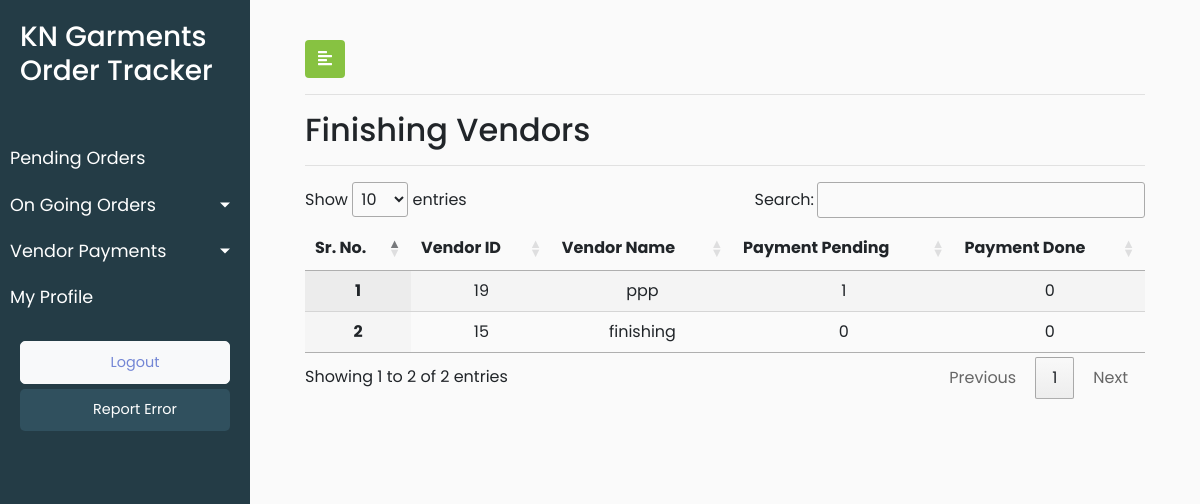
/finishing_order_vendor_payment/ (signed in), run on an earlier commit of the app's database.
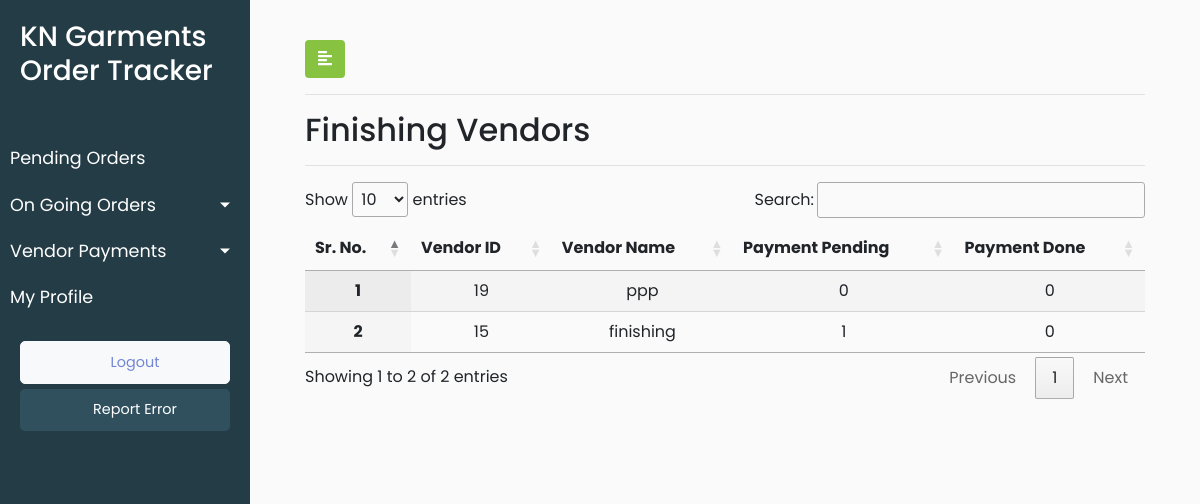
And on a later commit of the database.
### KNGarment_Order_TrackPro_App/models.py (models this page shows)
class CustomUser(AbstractUser):
    SUPER_ADMIN = 108
    ADMIN = 100
    FABRIC_VENDOR = 1
    STITCHING_VENDOR = 2
    WASHING_VENDOR = 3
    FINISHING_VENDOR = 4
    ROLE_CHOICES = (
      (ADMIN,'admin'),
      (SUPER_ADMIN,'super_admin'),
      (FABRIC_VENDOR,'fabric_vendor'),
      (STITCHING_VENDOR,'stitching_vendor'),
      (WASHING_VENDOR,'washing_vendor'),
      (FINISHING_VENDOR,'finishing_vendor')
    )
    user_role = models.PositiveSmallIntegerField(choices=ROLE_CHOICES,default=ADMIN,blank=True)

### KNGarment_Order_TrackPro_App/views.py (the view)
# urls.py: path('finishing_order_vendor_payment/',views.finishing_order_vendor_payment,name='finishing_order_vendor_payment'),
def finishing_order_vendor_payment(request):
    finishing_list=functions.filtering_vendors(4)
    user_role = request.user.user_role
    data = {'finishing_list':finishing_list,'user_role':user_role}
    return render(request,'KNGarment_Order_TrackPro_App/finishing_order_vendor_payment.html',data)

### KNGarment_Order_TrackPro_App/functions.py (called while the page is built)
def filtering_vendors(vendor_type_parameter):
    vendor_payment_status = [1,2]
    x = list(set(list(CustomUser.objects.filter(user_role=vendor_type_parameter).values_list('pk','username'))))
    vendor_status_list = [vendor_payment_count(a,vendor_payment_status_one) for a in x for vendor_payment_status_one in vendor_payment_status ]
    final = [vendor_status_list[i * 2:(i + 1) * 2] for i in range((len(vendor_status_list) + 2 - 1) // 2 )]
    vendor_dict = dict(zip(x,final))
    return vendor_dict

def vendor_payment_count(a,vendor_payment_status_one):
    if vendor_payment_status_one == 1:
        count = Process.objects.filter(process_customuser_id=CustomUser.objects.get(pk=int(a[0])),process_payment_status=1).all().count()
        return count
    elif vendor_payment_status_one == 2:
        count = Process.objects.filter(process_customuser_id=CustomUser.objects.get(pk=int(a[0])),process_payment_status=2).all().count()
        return count

### KNGarment_Order_TrackPro_App/templates/KNGarment_Order_TrackPro_App/finishing_order_vendor_payment.html (shortened to what this page needs)
{% extends 'KNGarment_Order_TrackPro_App/base.html' %}
{% load static %}
{% block stylesheets %}
<link rel="stylesheet" href="//cdn.datatables.net/1.10.19/css/jquery.dataTables.min.css">
{% endblock stylesheets %}
{% block content %}
        <div id="content">
            <div class="container-fluid">
                <button type="button" id="sidebarCollapse" class="btn" style="background-color: #87c241;color: white">
                    <i class="fas fa-align-left"></i>
                </button>
                <hr>
                <h2>Finishing Vendors</h2>
                <hr>
                 <div>
                       <table id="test_table" class="display" style="width:100%; text-align: center">
                            <thead>
                                <tr>
                                    <th>Sr. No.</th>
                                    <th>Vendor ID</th>
                                    <th>Vendor Name</th>
                                    <th>Payment Pending</th>
                                     <th>Payment Done</th>
                                </tr>
                            </thead>
                               <tbody>
                                {% for key,value in finishing_list.items %}
                                <tr>
                       <th class="text-center" scope="row">{{ forloop.counter }}</th>
                        <td class="text-center">{{ key.0 }}</td>
                        <td class="text-center">{{ key.1 }}</td>
                        <td class="text-center"><a href="{% url 'KNGarment_Order_TrackPro_App:finishing_order_vendor_payment_details'  vendor_id=key.0 payment_status=2 %}"> {{value.1}}</a></td>
                       <td class="text-center"><a href="{% url 'KNGarment_Order_TrackPro_App:finishing_order_vendor_payment_details'  vendor_id=key.0 payment_status=1 %}">{{value.0}}</a></td>
                                   </tr>
                           {% endfor %}
                            </tbody>
                             </table>
                </div>
            </div>
        </div>
{% endblock content %}

What changed in the data, as far as the page shows it:
computed for CustomUser "ppp": is_active "1" → "0"
changed CustomUser "finishing": value "0" → "1"
